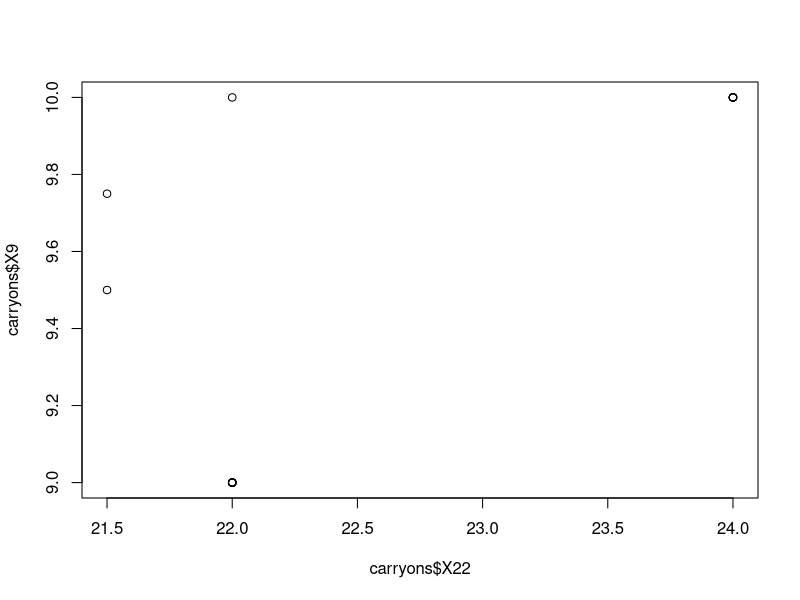

Here is the R script that generated this plot:
setwd("C:/Users/Matt F/Desktop")
carryons <- read.csv("airline carry-on sizes.csv")

plot(carryons$X22, 
     carryons$X9)